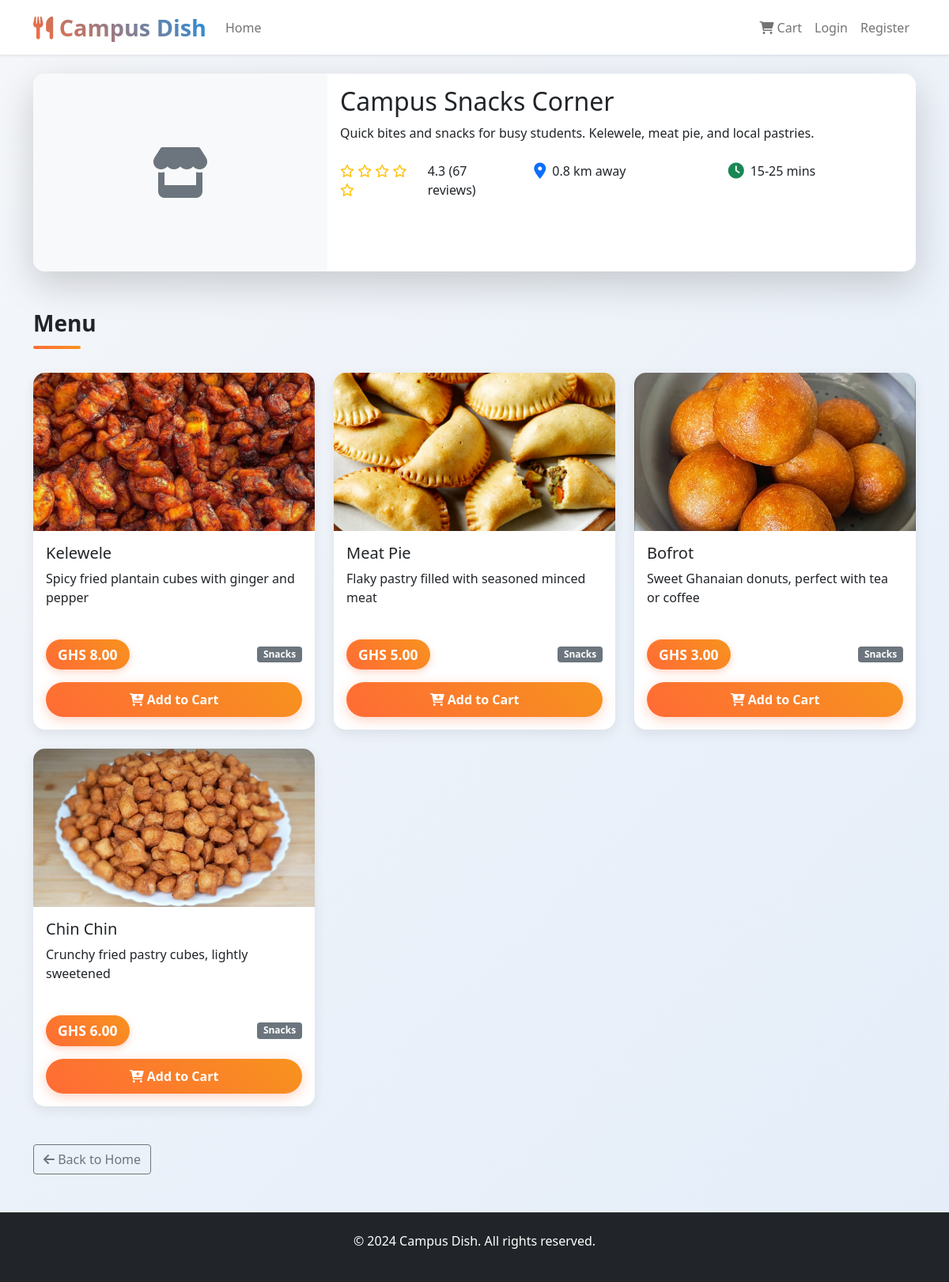
/vendors/4/, run on the app's committed database.
### vendors/models.py (models this page shows, shortened)
class Vendor(models.Model):
    name = models.CharField(max_length=100)
    description = models.TextField()
    image = models.ImageField(upload_to='vendors/', blank=True, null=True)
    rating = models.DecimalField(max_digits=3, decimal_places=1, default=0.0)
    review_count = models.IntegerField(default=0)
    distance = models.DecimalField(max_digits=5, decimal_places=1, help_text="Distance in km")
    delivery_time = models.CharField(max_length=20, help_text="e.g., 20-30 mins")
    owner = models.ForeignKey(User, on_delete=models.CASCADE, null=True, blank=True)
    created_at = models.DateTimeField(auto_now_add=True)

class MenuItem(models.Model):
    CATEGORY_CHOICES = [
        ('rice', 'Rice'),
        ('soup', 'Soup'),
        ('snacks', 'Snacks'),
        ('other', 'Other'),
    ]
    vendor = models.ForeignKey(Vendor, on_delete=models.CASCADE, related_name='menu_items')
    name = models.CharField(max_length=100)
    description = models.TextField()
    price = models.DecimalField(max_digits=8, decimal_places=2)
    image = models.ImageField(upload_to='menu_items/', blank=True, null=True)
    category = models.CharField(max_length=20, choices=CATEGORY_CHOICES, default='other')
    is_available = models.BooleanField(default=True)
    created_at = models.DateTimeField(auto_now_add=True)
    def get_default_image(self):
        name_lower = self.name.lower()
        image_mapping = {
            'banku': 'img/Banku.jpeg.jpg',
            'jollof': 'img/Jollof.jpg',
            'fried rice': 'img/Fried rice.jpg',
            'rice': 'img/Rice with stew.jpg',
            'fufu': 'img/Fufu.jpg',
            'waakye': 'img/waakye.jpg',
            'kenkey': 'img/Kenkey.jpg',
            'beans': 'img/Beans.jpg',
            'spaghetti': 'img/spag.jpg',
            'spag': 'img/spag.jpg',
            'gob3': 'img/G)b3.jpg',
            'gobe': 'img/G)b3.jpg',
            'apesie': 'img/Apesie.jpg',
            'groundnut soup': 'img/peanut_soup.webp',
            'palm nut soup': 'img/palmnut soup.jpg',
            'light soup': 'img/lightsoup.jpg',
            'kelewele': 'img/Kelewele.jpg',
            'meat pie': 'img/meat pie.jpg',
            'chin chin': 'img/chin chin.jpg',
            'bofrot': 'img/bofrot.jpg',
        }
        for key, image_path in image_mapping.items():
            if key in name_lower:
                return image_path
        return None

### vendors/views.py (the view)
# urls.py: path('<int:vendor_id>/', views.vendor_detail, name='vendor_detail'),
def vendor_detail(request, vendor_id):
    vendor = get_object_or_404(Vendor, id=vendor_id)
    menu_items = vendor.menu_items.filter(is_available=True)
    context = {
        'vendor': vendor,
        'menu_items': menu_items,
    }
    return render(request, 'vendors/vendor_detail.html', context)

### orders/context_processors.py (called while the page is built)
def cart_count(request):
    if request.user.is_authenticated:
        try:
            cart = Cart.objects.get(user=request.user)
            return {'cart_count': cart.total_items}
        except Cart.DoesNotExist:
            return {'cart_count': 0}
    else:
        session_key = request.session.session_key
        if session_key:
            try:
                cart = Cart.objects.get(session_key=session_key)
                return {'cart_count': cart.total_items}
            except Cart.DoesNotExist:
                return {'cart_count': 0}
    return {'cart_count': 0}

### templates/vendors/vendor_detail.html (shortened to what this page needs)
{% extends 'base.html' %}
{%load static%}
{% block content %}
<div class="container my-4">
    <div class="row mb-4">
        <div class="col-12">
            <div class="card shadow-lg">
                <div class="row g-0">
                    <div class="col-md-4">
                        {% if vendor.image %}
                            <img src="{{ vendor.image.url }}" class="img-fluid rounded-start h-100" style="object-fit: cover;" alt="{{ vendor.name }}">
                        {% else %}
                            <div class="bg-light d-flex align-items-center justify-content-center rounded-start" style="height: 250px;">
                                <i class="fas fa-store fa-4x text-muted"></i>
                            </div>
                        {% endif %}
                    </div>
                    <div class="col-md-8">
                        <div class="card-body">
                            <h2 class="card-title">{{ vendor.name }}</h2>
                            <p class="card-text">{{ vendor.description }}</p>
                            <div class="row mt-4">
                                <div class="col-md-4 mb-3">
                                    <div class="d-flex align-items-center">
                                        <div class="rating me-2">
                                            {% for i in "12345" %}
                                                {% if forloop.counter <= vendor.rating|floatformat:"0" %}
                                                    <i class="fas fa-star"></i>
                                                {% else %}
                                                    <i class="far fa-star"></i>
                                                {% endif %}
                                            {% endfor %}
                                        </div>
                                        <span>{{ vendor.rating }} ({{ vendor.review_count }} reviews)</span>
                                    </div>
                                </div>
                                <div class="col-md-4 mb-3">
                                    <div class="d-flex align-items-center">
                                        <i class="fas fa-map-marker-alt text-primary me-2 fa-lg"></i>
                                        <span>{{ vendor.distance }} km away</span>
                                    </div>
                                </div>
                                <div class="col-md-4 mb-3">
                                    <div class="d-flex align-items-center">
                                        <i class="fas fa-clock text-success me-2 fa-lg"></i>
                                        <span>{{ vendor.delivery_time }}</span>
                                    </div>
                                </div>
                            </div>
                        </div>
                    </div>
                </div>
            </div>
        </div>
    </div>
    <div class="row">
        <div class="col-12">
            <h3 class="section-title">Menu</h3>
        </div>
    </div>
    <div class="row">
        {% for item in menu_items %}
            <div class="col-lg-4 col-md-6 mb-4 fade-in delay-{{ forloop.counter0|divisibleby:3|add:forloop.counter0|divisibleby:3 }}">
                <div class="card food-card h-100">
                    {% if item.image %}
                        <img src="{{ item.image.url }}" class="card-img-top" alt="{{ item.name }}">
                    {% elif item.get_default_image %}
                        <img src="{% static item.get_default_image %}" class="card-img-top" alt="{{ item.name }}">
                    {% else %}
                        <div class="card-img-top bg-light d-flex align-items-center justify-content-center" style="height: 200px;">
                            <i class="fas fa-utensils fa-3x text-muted"></i>
                        </div>
                    {% endif %}
                    <div class="card-body d-flex flex-column">
                        <h5 class="card-title">{{ item.name }}</h5>
                        <p class="card-text flex-grow-1">{{ item.description }}</p>
                        <div class="d-flex justify-content-between align-items-center mb-3">
                            <span class="price-tag">GHS {{ item.price }}</span>
                            <span class="badge bg-secondary">{{ item.get_category_display }}</span>
                        </div>
                        <form method="post" action="{% url 'orders:add_to_cart' item.id %}">
                            <button type="submit" class="btn btn-primary w-100">
                                <i class="fas fa-cart-plus"></i> Add to Cart
                            </button>
                        </form>
                    </div>
                </div>
            </div>
        {% endfor %}
    </div>
    <div class="row mt-4">
        <div class="col-12">
            <a href="{% url 'home' %}" class="btn btn-outline-secondary">
                <i class="fas fa-arrow-left"></i> Back to Home
            </a>
        </div>
    </div>
</div>
{% endblock %}

### templates/base.html (style rules this page uses)
:root { --primary-color: #ff6b35; --secondary-color: #f7931e; --dark-color: #2c3e50; --light-color: #ecf0f1; --accent-color: #1a8fe3; }
body { font-family: 'Segoe UI', Tahoma, Geneva, Verdana, sans-serif; background: linear-gradient(135deg, #f5f7fa 0%, #e4edf9 100%); background-attachment: fixed; min-height: 100vh; }
.btn-primary { background: linear-gradient(45deg, var(--primary-color), var(--secondary-color)); border: none; font-weight: 600; padding: 10px 20px; border-radius: 30px; transition: all 0.3s ease; box-shadow: 0 4px 15px rgba(255, 107, 53, 0.3); }
.card { border: none; border-radius: 15px; box-shadow: 0 5px 15px rgba(0,0,0,0.08); transition: all 0.3s ease; overflow: hidden; margin-bottom: 25px; }
.food-card img { height: 200px; object-fit: cover; transition: transform 0.3s ease; }
.price-tag { background: linear-gradient(45deg, var(--primary-color), var(--secondary-color)); color: white; padding: 6px 15px; border-radius: 20px; font-weight: bold; font-size: 1.1rem; box-shadow: 0 3px 10px rgba(255, 107, 53, 0.3); }
.rating { color: #ffc107; }
.section-title { position: relative; padding-bottom: 15px; margin-bottom: 30px; font-weight: 700; }
.section-title:after { content: ''; position: absolute; bottom: 0; left: 0; width: 60px; height: 4px; background: linear-gradient(45deg, var(--primary-color), var(--secondary-color)); border-radius: 2px; }
.fade-in { animation: fadeIn 0.6s ease-out forwards; }

### data on the page
Vendor: name "Campus Snacks Corner", description "Quick bites and snacks for busy students. Kelewele, meat pie, and local pastries.", rating "4.3", review_count "67", distance "0.8", delivery_time "15-25 mins"
MenuItem: name (picture), name "Kelewele", description "Spicy fried plantain cubes with ginger and pepper", price "8.00", category "Snacks"
MenuItem: shows a picture, name "Meat Pie", description "Flaky pastry filled with seasoned minced meat", price "5.00", category "Snacks"
MenuItem: shows a picture, name "Bofrot", description "Sweet Ghanaian donuts, perfect with tea or coffee", price "3.00", category "Snacks"
MenuItem: shows a picture, name "Chin Chin", description "Crunchy fried pastry cubes, lightly sweetened", price "6.00", category "Snacks"
